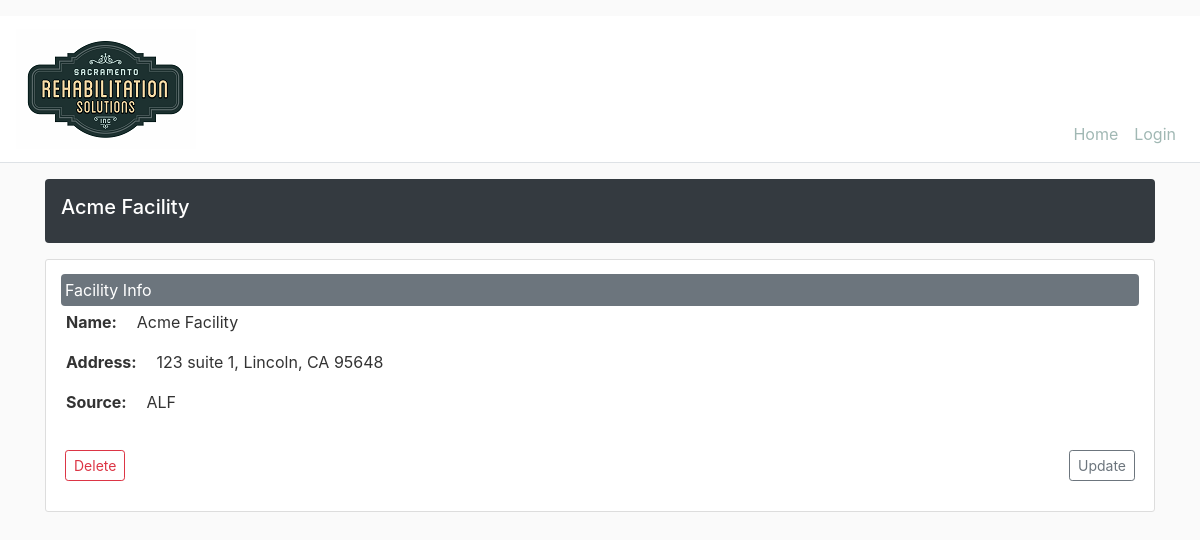
The app's page /facility/1, older data.
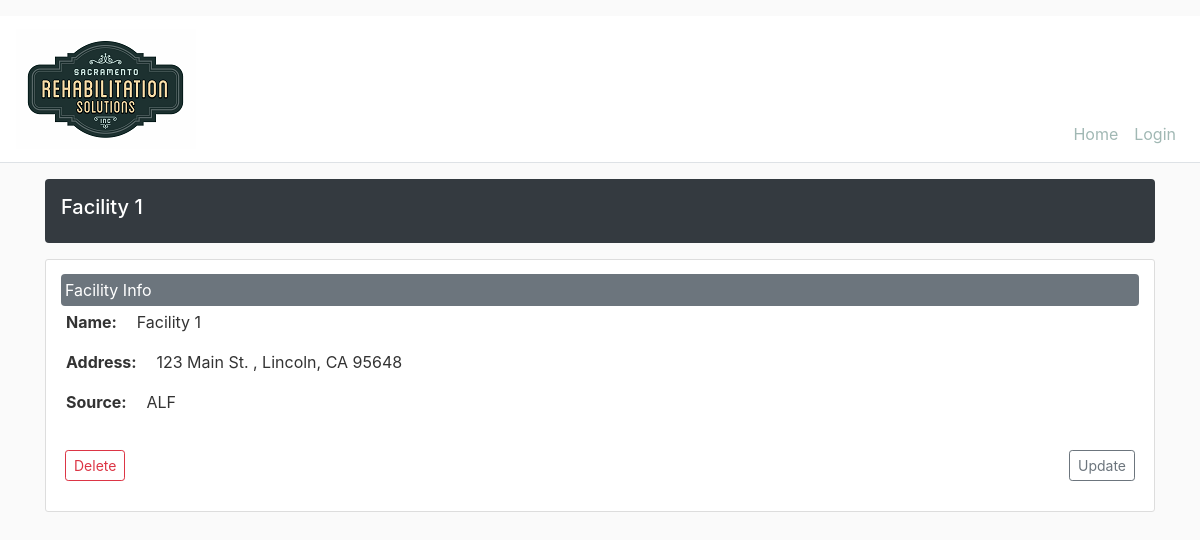
The same page, newer data.
### srs_intake/models.py (models this page shows, shortened)
class Facility(db.Model):
    id = db.Column(db.Integer, primary_key=True)
    name = db.Column(db.String(20), nullable=True)
    address1 = db.Column(db.String(120), nullable=True)
    address2 = db.Column(db.String(120), nullable=True)
    city = db.Column(db.String(20), nullable=True)
    state = db.Column(db.String(2), nullable=True)
    zip_code = db.Column(db.String(10), nullable=True)
    source = db.Column(db.String(10), nullable=True)
    users = db.relationship('User', backref='user_loc', lazy=True)
    referals = db.relationship('Referral', backref='referral_loc', lazy=True)

### srs_intake/facilities/routes.py (the view)
@facilities.route("/facility/<int:facility_id>")
def facility(facility_id):
    facility = Facility.query.get_or_404(facility_id)
    return render_template('facilities/facility.html', title=f"{facility.name}", facility=facility)

### srs_intake/templates/facilities/facility.html (shortened to what this page needs)
{% extends "layout.html" %}
{% block content %}
    <div class="d-flex align-items-center p-3 my-3 text-white bg-dark rounded shadow-sm">
        <div class="lh-100">
            <h5 class="lh-100">
                {{ title }}
            </h5>
        </div>
    </div>
    <div class="row">
        <div class="col-md-12">
            <div class="content-section">
                <div class="form-group">
                    <div class="form-row">
                        <legend class="col-form-label col-md-12 p-1 my-1 text-white bg-secondary rounded shadow-sm">Facility Info</legend>
                    </div>
                    <div class="form-row">
                        <div class="form-group col-md-6">
                            <span class="font-weight-bold pr-3">Name: </span>{{ facility.name }}
                        </div>
                    </div>
                    <div class="form-row">
                        <div class="form-group col-md-4">
                            <span class="font-weight-bold pr-3">Address: </span>{{ facility.address1 }} {{ facility.address2 }}, {{ facility.city }}, {{ facility.state }} {{ facility.zip_code }}
                        </div>
                    </div>
                    <div class="form-row">
                        <div class="form-group col-md-4">
                            <span class="font-weight-bold pr-3">Source: </span>{{ facility.source.upper() }}
                        </div>
                    </div>
                </div>
                <div class="form-row d-flex justify-content-between">
                    <div class="form-group d-flex justify-content-start">
                        <button type="button" class="btn btn-outline-danger btn-sm m-1" data-toggle="modal" data-target="#deleteModal">Delete</button>
                    </div>
                    <div class="form-group d-flex justify-content-end">
                        <a class="btn btn-outline-secondary btn-sm m-1" href="{{ url_for('facilities.update_facility',facility_id=facility.id) }}">Update</a>
                    </div>
                </div>
            </div>
        </div>
    </div>
{% endblock content %}

### srs_intake/templates/layout.html (shortened to what this page needs)
<!doctype html>
<html lang="en">
<head>
    <link rel="stylesheet" href="https://maxcdn.bootstrapcdn.com/bootstrap/4.0.0/css/bootstrap.min.css">
    <link rel="stylesheet" href="https://cdnjs.cloudflare.com/ajax/libs/font-awesome/5.10.2/css/all.css" />
    <link rel="stylesheet" type="text/css" href="{{ url_for('static', filename='css/main.css') }}">
</head>
<body>
    <header class="site-header border-bottom pt-3">
        <nav class="navbar navbar-expand-lg navbar-light bg-white align-items-end">
            <a class="navbar-brand" href="home"><img src="{{ url_for('static', filename='img/srs_final_logo.png') }}" width="180" height="120" alt=""></a>
            <div class="collapse navbar-collapse justify-content-end" id="navbar">
                <ul class="navbar-nav">
                    <li class="nav-item">
                        <a class="nav-link" href="{{ url_for('main.home')}}">Home</a>
                    </li>
                    {% if current_user.is_authenticated and current_user.role == 'admin' %}
                    <li class="nav-item"><a class="nav-link" href="{{ url_for('referrals.new_referral') }}">New Referral</a></li>
                        <li class="nav-item dropdown">
                            <a class="nav-link dropdown-toggle" href="#" id="navbarDropdownMenuLink" role="button" data-toggle="dropdown" aria-haspopup="true" aria-expanded="false">Admin</a>
                            <div class="dropdown-menu" aria-labelledby="navbarDropdownMenuLink">
                                <a class="dropdown-item" href="{{ url_for('facilities.new_facility') }}">New Facility</a>
                                <a class="dropdown-item" href="{{ url_for('users.new_user') }}">New User</a>
                            </div>
                        </li>
                        <li class="nav-item"><a class="nav-link" href="{{ url_for('users.logout') }}">Logout</a></li>
                    {% else %}
                        <li class="nav-item">
                            <a class="nav-link" href="{{ url_for('users.login') }}">Login</a>
                        </li>
                    {% endif %}
                </ul >
            </div>
        </nav>
    </header>
    <main class="container">
        {% block content %}
        {% endblock %}
    </main>
</body>
</html>

### srs_intake/static/css/main.css (style rules this page uses)
body { background: #fafafa; color: #333333; }
h1, h2, h3, h4, h5, h6 { color: #ffffff; }
.site-header .navbar-nav .nav-link { color: #a1b8b4; }
.content-section { background: #ffffff; padding: 10px 20px; border: 1px solid #dddddd; border-radius: 3px; margin-bottom: 20px; }

Row changes from the older to the newer data that the page shows:
changed Facility "Lincoln": name "Acme Facility" → "Facility 1"; address1 "123" → "123 Main St."; address2 "suite 1" → (not shown)
